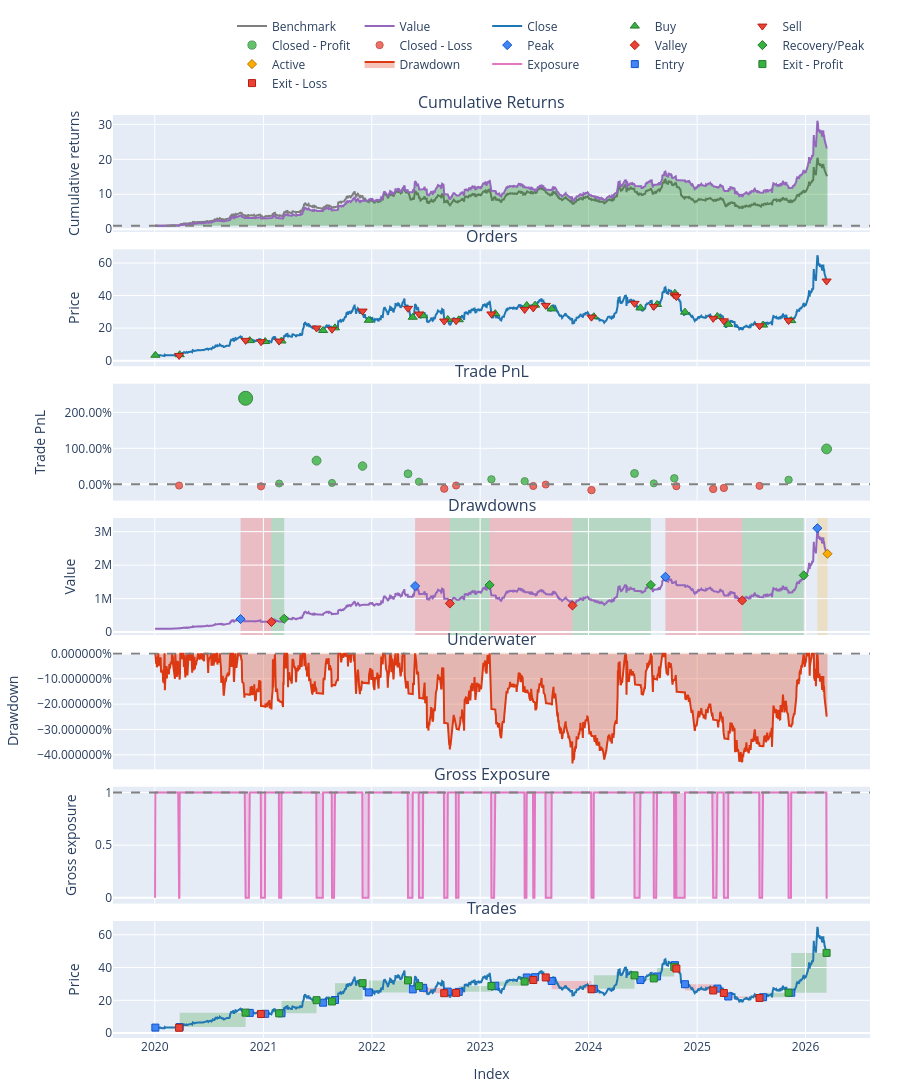

The cell this chart's notebook holds for it:
### Markdown cell above
## Analisi Trading System

### Code cell
# strategy = 'macd_bb'
# symbol = 'ACX.MC'
# symbol = 'UCG.MI'

# strategy = 'bb_trend_following'	
# symbol = 'LDO.MI'

# strategy = 'hma_atr'
# symbol = 'BNP.PA'

# strategy = 'ko_bb'
# symbol = 'ENI.MI'

# strategy = 'vol_regime'
# symbol = 'SAN.MC'


# strategy = 'macd_adx_sma'

# symbol = 'CLSK'

# strategy = 'macd_tp_williams'

# strategy = 'ichimoku_cloud'

# symbol = 'MARA'

# strategy = 'spy_2of3_switch'
# symbol = 'NQSE.DE'

# strategy = 'spy_ath_fastre'
# symbol = 'ENEL.MI'


# strategy = 'ko_bb'
# symbol = 'ENI.MI'


# strategy = 'bb_mean_reversion'
# symbol = 'RWE.DE'

# strategy='macd_bb'
# symbol='ACX.MC'

# strategy = 'ko_cci'
# symbol = 'AMAT'

# strategy = 'zscore_mr_momo'   # OK CAGR	23.37% Max Drawdown	32.72%
# strategy = 'qqq_ath_trail'    # OK CAGR	20.40% Max Drawdown	19.00%
# strategy = 'spy_2of3_switch'  # OK CAGR	20.95% Max Drawdown	27.56%
# symbol = 'QQQ'

# strategy = 'spy_black_swan'
# symbol = 'SPY'

# strategy = 'bb_trend_following'	
# strategy = 'stdch_momvol'	
# strategy = 'hma_atr'
# symbol = 'WFC'

# strategy = 'momentum_rank1d'	
# symbol = 'COF'

# strategy="qqq_ath_trail"  
# symbol="QQQ"

# wfo_results_dir = "./outpus/WFO_TDEV_RESULTS"

portfolio, bh_portfolio, wfo_results = load_ts(symbol=symbol,
        strategy=strategy,
         # ratio=ratio,                                      
        wfo_results_dir=wfo_results_dir)

### Figure 1 — Plotly figure (JSON) as saved in the notebook; plotly's stock layout.template omitted (floating-point values rounded to 4 significant figures; data arrays with more than 128 entries replaced by an {"elided": "..."} marker saying what was removed)
{"data": [{"legendgroup": "0", "line": {"color": "#7f7f7f"}, "name": "Benchmark", "showlegend": true, "type": "scatter", "uid": "d9fc54a6-a055-4237-877b-8d06c99c076a", "x": {"elided": "1558 str values"}, "xaxis": "x", "y": {"elided": "1558 float values"}, "yaxis": "y"}, {"hoverinfo": "skip", "legendgroup": "1", "line": {"color": "rgba(0, 0, 0, 0)", "width": 0}, "opacity": 0, "showlegend": false, "type": "scatter", "uid": "83053fd9-dd87-4442-8b7a-54e982e71dd9", "x": {"elided": "1558 str values"}, "xaxis": "x", "y": {"elided": "1558 int values"}, "yaxis": "y"}, {"connectgaps": false, "fill": "tonexty", "fillcolor": "rgba(0, 128, 0, 0.3)", "hoverinfo": "skip", "legendgroup": "1", "line": {"color": "rgba(0, 0, 0, 0)", "width": 0}, "opacity": 0, "showlegend": false, "type": "scatter", "uid": "f38494cf-312d-4fe6-aa38-bccc78c243b0", "x": {"elided": "1558 str values"}, "xaxis": "x", "y": {"elided": "1558 float values"}, "yaxis": "y"}, {"hoverinfo": "skip", "legendgroup": "1", "line": {"color": "rgba(0, 0, 0, 0)", "width": 0}, "opacity": 0, "showlegend": false, "type": "scatter", "uid": "b53c8423-cf3a-49be-ad95-9aaa8274ecb9", "x": {"elided": "1558 str values"}, "xaxis": "x", "y": {"elided": "1558 int values"}, "yaxis": "y"}, {"connectgaps": false, "fill": "tonexty", "fillcolor": "rgba(255, 0, 0, 0.3)", "hoverinfo": "skip", "legendgroup": "1", "line": {"color": "rgba(0, 0, 0, 0)", "width": 0}, "opacity": 0, "showlegend": false, "type": "scatter", "uid": "3532be78-c379-443c-a915-2fbd4e13c6c1", "x": {"elided": "1558 str values"}, "xaxis": "x", "y": {"elided": "1558 float values"}, "yaxis": "y"}, {"legendgroup": "2", "line": {"color": "#9467bd"}, "name": "Value", "showlegend": true, "type": "scatter", "uid": "a74f25e7-5d44-4c3c-b84e-6c23d72a18d6", "x": {"elided": "1558 str values"}, "xaxis": "x", "y": {"elided": "1558 float values"}, "yaxis": "y"}, {"hoverinfo": "skip", "legendgroup": "1", "line": {"color": "rgba(0, 0, 0, 0)", "width": 0}, "opacity": 0, "showlegend": false, "type": "scatter", "uid": "1c4e2b6b-08ce-4f64-abb5-4fe46381b266", "x": {"elided": "1558 str values"}, "xaxis": "x", "y": {"elided": "1558 int values"}, "yaxis": "y"}, {"legendgroup": "3", "line": {"color": "#1f77b4"}, "name": "Close", "showlegend": true, "type": "scatter", "uid": "7c9239ba-0386-4d53-ba8a-9c94b660a923", "x": {"elided": "1558 str values"}, "xaxis": "x2", "y": {"elided": "1558 float values"}, "yaxis": "y2"}, {"customdata": [[0, 29870.0, 99.9], [2, 26260.0, 96.49], [4, 26520.0, 326.9], [6, 26240.0, 308.5], [8, 26100.0, 315.5], [10, 28170.0, 522.6], [12, 26880.0, 542.4], [14, 32930.0, 817.3], [16, 39610.0, 1057.0], [18, 41030.0, 1133.0], [20, 39360.0, 996.7], [22, 38340.0, 964.1], [24, 37990.0, 1098.0], [26, 35160.0, 1192.0], [28, 33330.0, 1136.0], [30, 35520.0, 1129.0], [32, 35080.0, 947.6], [34, 38040.0, 1233.0], [36, 36660.0, 1266.0], [38, 35620.0, 1476.0], [40, 46940.0, 1399.0], [42, 44850.0, 1218.0], [44, 49050.0, 1095.0], [46, 47920.0, 1048.0], [48, 47860.0, 1178.0]], "hovertemplate": "Order Id: %{customdata[0]}<br>Timestamp: %{x}<br>Price: %{y}<br>Size: %{customdata[1]:.6f}<br>Fees: %{customdata[2]:.6f}", "legendgroup": "4", "marker": {"color": "#37B13F", "line": {"color": "rgb(38,123,44)", "width": 1}, "size": 8, "symbol": "triangle-up"}, "mode": "markers", "name": "Buy", "type": "scatter", "uid": "646b491e-c4c6-4951-bb1d-281e759e06e2", "x": ["2020-01-03T00:00:00", "2020-03-25T00:00:00", "2020-11-16T00:00:00", "2021-01-07T00:00:00", "2021-03-03T00:00:00", "2021-07-21T00:00:00", "2021-08-30T00:00:00", "2021-12-22T00:00:00", "2022-05-19T00:00:00", "2022-06-23T00:00:00", "2022-09-14T00:00:00", "2022-10-21T00:00:00", "2023-02-21T00:00:00", "2023-06-07T00:00:00", "2023-07-05T00:00:00", "2023-08-30T00:00:00", "2024-01-19T00:00:00", "2024-06-24T00:00:00", "2024-08-19T00:00:00", "2024-10-18T00:00:00", "2024-11-21T00:00:00", "2025-03-10T00:00:00", "2025-04-16T00:00:00", "2025-08-11T00:00:00", "2025-11-14T00:00:00"], "xaxis": "x2", "y": [3.345, 3.674, 12.33, 11.76, 12.09, 18.55, 20.18, 24.82, 26.68, 27.62, 25.32, 25.15, 28.9, 33.92, 34.1, 31.79, 27.01, 32.42, 34.53, 41.45, 29.81, 27.16, 22.33, 21.88, 24.62], "yaxis": "y2"}, {"customdata": [[1, 29870.0, 96.68], [3, 26260.0, 327.6], [5, 26520.0, 309.2], [7, 26240.0, 316.1], [9, 26100.0, 523.7], [11, 28170.0, 543.5], [13, 26880.0, 819.0], [15, 32930.0, 1059.0], [17, 39610.0, 1135.0], [19, 41030.0, 998.7], [21, 39360.0, 966.0], [23, 38340.0, 1100.0], [25, 37990.0, 1195.0], [27, 35160.0, 1139.0], [29, 33330.0, 1132.0], [31, 35520.0, 949.5], [33, 35080.0, 1236.0], [35, 38040.0, 1268.0], [37, 36660.0, 1479.0], [39, 35620.0, 1402.0], [41, 46940.0, 1221.0], [43, 44850.0, 1098.0], [45, 49050.0, 1050.0], [47, 47920.0, 1181.0], [49, 47860.0, 2341.0]], "hovertemplate": "Order Id: %{customdata[0]}<br>Timestamp: %{x}<br>Price: %{y}<br>Size: %{customdata[1]:.6f}<br>Fees: %{customdata[2]:.6f}", "legendgroup": "5", "marker": {"color": "#EA4335", "line": {"color": "rgb(181,31,18)", "width": 1}, "size": 8, "symbol": "triangle-down"}, "mode": "markers", "name": "Sell", "type": "scatter", "uid": "efbeb7cb-8acc-4f5d-979d-ab2607270eb2", "x": ["2020-03-23T00:00:00", "2020-11-02T00:00:00", "2020-12-24T00:00:00", "2021-02-23T00:00:00", "2021-06-29T00:00:00", "2021-08-20T00:00:00", "2021-12-01T00:00:00", "2022-05-03T00:00:00", "2022-06-09T00:00:00", "2022-09-02T00:00:00", "2022-10-12T00:00:00", "2023-02-08T00:00:00", "2023-05-31T00:00:00", "2023-06-29T00:00:00", "2023-08-10T00:00:00", "2024-01-11T00:00:00", "2024-06-04T00:00:00", "2024-08-08T00:00:00", "2024-10-16T00:00:00", "2024-10-23T00:00:00", "2025-02-24T00:00:00", "2025-04-01T00:00:00", "2025-07-30T00:00:00", "2025-11-05T00:00:00", "2026-03-13T00:00:00"], "xaxis": "x2", "y": [3.237, 12.47, 11.66, 12.05, 20.06, 19.29, 30.47, 32.15, 28.67, 24.34, 24.55, 28.69, 31.45, 32.39, 33.95, 26.73, 35.22, 33.35, 40.35, 39.37, 26.0, 24.47, 21.41, 24.64, 48.91], "yaxis": "y2"}, {"customdata": [[1, 1, 230700.0, 2.39], [3, 3, 6937.0, 0.02248], [4, 4, 207400.0, 0.6573], [5, 5, 19780.0, 0.03784], [6, 6, 275200.0, 0.5074], [7, 7, 239600.0, 0.2932], [8, 8, 76560.0, 0.07246], [11, 11, 134000.0, 0.1389], [12, 12, 94610.0, 0.08617], [16, 16, 285800.0, 0.3016], [17, 17, 32830.0, 0.02662], [18, 18, 210600.0, 0.1664], [23, 23, 130300.0, 0.1242], [24, 24, 1159000.0, 0.9836]], "hovertemplate": "Exit Trade Id: %{customdata[0]}<br>Position Id: %{customdata[1]}<br>Exit Timestamp: %{x}<br>PnL: %{customdata[2]:.6f}<br>Return: %{customdata[3]:.2%}", "legendgroup": "6", "marker": {"color": "#37B13F", "line": {"color": "rgb(38,123,44)", "width": 1}, "opacity": [0.9, 0.751, 0.791, 0.752, 0.7815, 0.7681, 0.7542, 0.7583, 0.755, 0.7686, 0.7513, 0.7601, 0.7574, 0.8115], "size": [14, 7.048, 8.911, 7.093, 8.471, 7.842, 7.194, 7.389, 7.235, 7.867, 7.06, 7.47, 7.346, 9.869], "symbol": "circle"}, "mode": "markers", "name": "Closed - Profit", "type": "scatter", "uid": "9da4773a-f4bf-411b-bf59-9d2d24438c0e", "x": ["2020-11-02T00:00:00", "2021-02-23T00:00:00", "2021-06-29T00:00:00", "2021-08-20T00:00:00", "2021-12-01T00:00:00", "2022-05-03T00:00:00", "2022-06-09T00:00:00", "2023-02-08T00:00:00", "2023-05-31T00:00:00", "2024-06-04T00:00:00", "2024-08-08T00:00:00", "2024-10-16T00:00:00", "2025-11-05T00:00:00", "2026-03-13T00:00:00"], "xaxis": "x3", "y": [2.39, 0.02248, 0.6573, 0.03784, 0.5074, 0.2932, 0.07246, 0.1389, 0.08617, 0.3016, 0.02662, 0.1664, 0.1242, 0.9836], "yaxis": "y3"}, {"customdata": [[0, 0, -3413.0, -0.03416], [2, 2, -18390.0, -0.05624], [9, 9, -136600.0, -0.1206], [10, 10, -32610.0, -0.03272], [13, 13, -56050.0, -0.047], [14, 14, -7150.0, -0.006292], [15, 15, -181900.0, -0.161], [19, 19, -77000.0, -0.05215], [20, 20, -181500.0, -0.1297], [21, 21, -122900.0, -0.1009], [22, 22, -47150.0, -0.04304]], "hovertemplate": "Exit Trade Id: %{customdata[0]}<br>Position Id: %{customdata[1]}<br>Exit Timestamp: %{x}<br>PnL: %{customdata[2]:.6f}<br>Return: %{customdata[3]:.2%}", "legendgroup": "7", "marker": {"color": "#EA4335", "line": {"color": "rgb(181,31,18)", "width": 1}, "opacity": [0.7518, 0.7531, 0.7572, 0.7517, 0.7526, 0.75, 0.7597, 0.7529, 0.7578, 0.7559, 0.7523], "size": [7.082, 7.147, 7.336, 7.078, 7.12, 7, 7.454, 7.135, 7.362, 7.278, 7.108], "symbol": "circle"}, "mode": "markers", "name": "Closed - Loss", "type": "scatter", "uid": "26e364c6-aef4-48d5-8be8-5e22034282c0", "x": ["2020-03-23T00:00:00", "2020-12-24T00:00:00", "2022-09-02T00:00:00", "2022-10-12T00:00:00", "2023-06-29T00:00:00", "2023-08-10T00:00:00", "2024-01-11T00:00:00", "2024-10-23T00:00:00", "2025-02-24T00:00:00", "2025-04-01T00:00:00", "2025-07-30T00:00:00"], "xaxis": "x3", "y": [-0.03416, -0.05624, -0.1206, -0.03272, -0.047, -0.006292, -0.161, -0.05215, -0.1297, -0.1009, -0.04304], "yaxis": "y3"}, {"legendgroup": "2", "line": {"color": "#9467bd"}, "name": "Value", "showlegend": false, "type": "scatter", "uid": "53a3f533-aad6-4338-baab-a658da72c687", "x": {"elided": "1558 str values"}, "xaxis": "x4", "y": {"elided": "1558 float values"}, "yaxis": "y4"}, {"customdata": [[29], [49], [53], [59]], "hovertemplate": "Drawdown Id: %{customdata[0]}<br>Peak Timestamp: %{x}<br>Peak Value: %{y}", "legendgroup": "8", "marker": {"color": "#4285F4", "line": {"color": "rgb(11,84,205)", "width": 1}, "size": 7, "symbol": "diamond"}, "mode": "markers", "name": "Peak", "type": "scatter", "uid": "c55cd6dc-d47a-409c-a81c-038935765bfe", "x": ["2020-10-16T00:00:00", "2022-05-27T00:00:00", "2024-09-16T00:00:00", "2026-02-10T00:00:00"], "xaxis": "x4", "y": [389900.0, 1376000.0, 1651000.0, 3100000.0], "yaxis": "y4"}, {"customdata": [["29", "-0.22063482157164035", "70 days 00:00:00"], ["49", "-0.37833672407277247", "79 days 00:00:00"], ["50", "-0.4339394666314892", "193 days 00:00:00"], ["53", "-0.42790108634488655", "177 days 00:00:00"]], "hovertemplate": "Drawdown Id: %{customdata[0]}<br>Valley Timestamp: %{x}<br>Valley Value: %{y}<br>Drawdown: %{customdata[1]:.2%}<br>Duration: %{customdata[2]}", "legendgroup": "9", "marker": {"color": "#EA4335", "line": {"color": "rgb(181,31,18)", "width": 1}, "size": 7, "symbol": "diamond"}, "mode": "markers", "name": "Valley", "type": "scatter", "uid": "8acf139b-5118-4054-b58d-74bf269d4e94", "x": ["2021-01-28T00:00:00", "2022-09-21T00:00:00", "2023-11-08T00:00:00", "2025-06-02T00:00:00"], "xaxis": "x4", "y": [303900.0, 855300.0, 796700.0, 944700.0], "yaxis": "y4"}, {"customdata": [["29", "0.3135237366765746", "30 days 00:00:00"], ["49", "0.645569176990006", "92 days 00:00:00"], ["50", "0.7682252360267817", "179 days 00:00:00"], ["53", "0.7925070645150729", "144 days 00:00:00"]], "hovertemplate": "Drawdown Id: %{customdata[0]}<br>End Timestamp: %{x}<br>End Value: %{y}<br>Return: %{customdata[1]:.2%}<br>Duration: %{customdata[2]}", "legendgroup": "10", "marker": {"color": "#37B13F", "line": {"color": "rgb(38,123,44)", "width": 1}, "size": 7, "symbol": "diamond"}, "mode": "markers", "name": "Recovery/Peak", "type": "scatter", "uid": "6a52b9ee-fdb2-42df-b541-196d42b61ac6", "x": ["2021-03-12T00:00:00", "2023-02-02T00:00:00", "2024-07-29T00:00:00", "2025-12-26T00:00:00"], "xaxis": "x4", "y": [399100.0, 1407000.0, 1409000.0, 1693000.0], "yaxis": "y4"}, {"customdata": [["59", "-0.2456891402733764", "23 days 00:00:00"]], "hovertemplate": "Drawdown Id: %{customdata[0]}<br>End Timestamp: %{x}<br>End Value: %{y}<br>Return: %{customdata[1]:.2%}<br>Duration: %{customdata[2]}", "legendgroup": "11", "marker": {"color": "#FFAA00", "line": {"color": "rgb(178,118,0)", "width": 1}, "size": 7, "symbol": "diamond"}, "mode": "markers", "name": "Active", "type": "scatter", "uid": "a77f30c9-c473-4569-9a23-8634ec1aaedb", "x": ["2026-03-16T00:00:00"], "xaxis": "x4", "y": [2339000.0], "yaxis": "y4"}, {"fill": "tozeroy", "fillcolor": "rgba(220,57,18,0.3000)", "legendgroup": "12", "line": {"color": "#dc3912"}, "name": "Drawdown", "showlegend": true, "type": "scatter", "uid": "9484fcbd-26e8-4117-9f4d-3f3cfb9a4eb8", "x": {"elided": "1558 str values"}, "xaxis": "x5", "y": {"elided": "1558 float values"}, "yaxis": "y5"}, {"hoverinfo": "skip", "legendgroup": "1", "line": {"color": "rgba(0, 0, 0, 0)", "width": 0}, "opacity": 0, "showlegend": false, "type": "scatter", "uid": "1a3ecdf1-0afb-4a04-9308-080516169756", "x": {"elided": "1558 str values"}, "xaxis": "x6", "y": {"elided": "1558 int values"}, "yaxis": "y6"}, {"connectgaps": false, "fill": "tonexty", "fillcolor": "rgba(227,119,194,0.3000)", "hoverinfo": "skip", "legendgroup": "1", "line": {"color": "rgba(0, 0, 0, 0)", "width": 0}, "opacity": 0, "showlegend": false, "type": "scatter", "uid": "33326cfd-2d76-403e-92b2-5e90260a453a", "x": {"elided": "1558 str values"}, "xaxis": "x6", "y": {"elided": "1558 int values"}, "yaxis": "y6"}, {"legendgroup": "13", "line": {"color": "#e377c2"}, "name": "Exposure", "showlegend": true, "type": "scatter", "uid": "4ace7f5e-05e9-4d55-a636-e0f4a3b9a51b", "x": {"elided": "1558 str values"}, "xaxis": "x6", "y": {"elided": "1558 int values"}, "yaxis": "y6"}, {"hoverinfo": "skip", "legendgroup": "1", "line": {"color": "rgba(0, 0, 0, 0)", "width": 0}, "opacity": 0, "showlegend": false, "type": "scatter", "uid": "497008b3-b3d7-471b-94de-41a3da121770", "x": {"elided": "1558 str values"}, "xaxis": "x6", "y": {"elided": "1558 int values"}, "yaxis": "y6"}, {"legendgroup": "3", "line": {"color": "#1f77b4"}, "name": "Close", "showlegend": false, "type": "scatter", "uid": "5e597ab2-16d5-4ea7-a699-1ae2a6dcb1c1", "x": {"elided": "1558 str values"}, "xaxis": "x7", "y": {"elided": "1558 float values"}, "yaxis": "y7"}, {"customdata": [[0, 0, 29870.0, 99.9, "Long"], [1, 1, 26260.0, 96.49, "Long"], [2, 2, 26520.0, 326.9, "Long"], [3, 3, 26240.0, 308.5, "Long"], [4, 4, 26100.0, 315.5, "Long"], [5, 5, 28170.0, 522.6, "Long"], [6, 6, 26880.0, 542.4, "Long"], [7, 7, 32930.0, 817.3, "Long"], [8, 8, 39610.0, 1057.0, "Long"], [9, 9, 41030.0, 1133.0, "Long"], [10, 10, 39360.0, 996.7, "Long"], [11, 11, 38340.0, 964.1, "Long"], [12, 12, 37990.0, 1098.0, "Long"], [13, 13, 35160.0, 1192.0, "Long"], [14, 14, 33330.0, 1136.0, "Long"], [15, 15, 35520.0, 1129.0, "Long"], [16, 16, 35080.0, 947.6, "Long"], [17, 17, 38040.0, 1233.0, "Long"], [18, 18, 36660.0, 1266.0, "Long"], [19, 19, 35620.0, 1476.0, "Long"], [20, 20, 46940.0, 1399.0, "Long"], [21, 21, 44850.0, 1218.0, "Long"], [22, 22, 49050.0, 1095.0, "Long"], [23, 23, 47920.0, 1048.0, "Long"], [24, 24, 47860.0, 1178.0, "Long"]], "hovertemplate": "Exit Trade Id: %{customdata[0]}<br>Position Id: %{customdata[1]}<br>Size: %{customdata[2]:.6f}<br>Entry Timestamp: %{x}<br>Avg Entry Price: %{y}<br>Entry Fees: %{customdata[3]:.6f}<br>Direction: %{customdata[4]}", "legendgroup": "14", "marker": {"color": "#4285F4", "line": {"color": "rgb(11,84,205)", "width": 1}, "size": 7, "symbol": "square"}, "mode": "markers", "name": "Entry", "type": "scatter", "uid": "a7d1483e-cb76-4694-b87b-5d107ffd02da", "x": ["2020-01-03T00:00:00", "2020-03-25T00:00:00", "2020-11-16T00:00:00", "2021-01-07T00:00:00", "2021-03-03T00:00:00", "2021-07-21T00:00:00", "2021-08-30T00:00:00", "2021-12-22T00:00:00", "2022-05-19T00:00:00", "2022-06-23T00:00:00", "2022-09-14T00:00:00", "2022-10-21T00:00:00", "2023-02-21T00:00:00", "2023-06-07T00:00:00", "2023-07-05T00:00:00", "2023-08-30T00:00:00", "2024-01-19T00:00:00", "2024-06-24T00:00:00", "2024-08-19T00:00:00", "2024-10-18T00:00:00", "2024-11-21T00:00:00", "2025-03-10T00:00:00", "2025-04-16T00:00:00", "2025-08-11T00:00:00", "2025-11-14T00:00:00"], "xaxis": "x7", "y": [3.345, 3.674, 12.33, 11.76, 12.09, 18.55, 20.18, 24.82, 26.68, 27.62, 25.32, 25.15, 28.9, 33.92, 34.1, 31.79, 27.01, 32.42, 34.53, 41.45, 29.81, 27.16, 22.33, 21.88, 24.62], "yaxis": "y7"}, {"customdata": [[1, 1, 26260.0, 327.6, 230700.0, 2.39, "Long", "154 days 00:00:00"], [3, 3, 26240.0, 316.1, 6937.0, 0.02248, "Long", "31 days 00:00:00"], [4, 4, 26100.0, 523.7, 207400.0, 0.6573, "Long", "82 days 00:00:00"], [5, 5, 28170.0, 543.5, 19780.0, 0.03784, "Long", "22 days 00:00:00"], [6, 6, 26880.0, 819.0, 275200.0, 0.5074, "Long", "65 days 00:00:00"], [7, 7, 32930.0, 1059.0, 239600.0, 0.2932, "Long", "90 days 00:00:00"], [8, 8, 39610.0, 1135.0, 76560.0, 0.07246, "Long", "14 days 00:00:00"], [11, 11, 38340.0, 1100.0, 134000.0, 0.1389, "Long", "74 days 00:00:00"], [12, 12, 37990.0, 1195.0, 94610.0, 0.08617, "Long", "69 days 00:00:00"], [16, 16, 35080.0, 1236.0, 285800.0, 0.3016, "Long", "94 days 00:00:00"], [17, 17, 38040.0, 1268.0, 32830.0, 0.02662, "Long", "32 days 00:00:00"], [18, 18, 36660.0, 1479.0, 210600.0, 0.1664, "Long", "41 days 00:00:00"], [23, 23, 47920.0, 1181.0, 130300.0, 0.1242, "Long", "61 days 00:00:00"], [24, 24, 47860.0, 2341.0, 1159000.0, 0.9836, "Long", "80 days 00:00:00"]], "hovertemplate": "Exit Trade Id: %{customdata[0]}<br>Position Id: %{customdata[1]}<br>Size: %{customdata[2]:.6f}<br>Exit Timestamp: %{x}<br>Avg Exit Price: %{y}<br>Exit Fees: %{customdata[3]:.6f}<br>PnL: %{customdata[4]:.6f}<br>Return: %{customdata[5]:.2%}<br>Direction: %{customdata[6]}<br>Duration: %{customdata[7]}", "legendgroup": "15", "marker": {"color": "#37B13F", "line": {"color": "rgb(38,123,44)", "width": 1}, "size": 7, "symbol": "square"}, "mode": "markers", "name": "Exit - Profit", "type": "scatter", "uid": "ae54fabf-bdf5-41c4-99f1-a5c8967abfbd", "x": ["2020-11-02T00:00:00", "2021-02-23T00:00:00", "2021-06-29T00:00:00", "2021-08-20T00:00:00", "2021-12-01T00:00:00", "2022-05-03T00:00:00", "2022-06-09T00:00:00", "2023-02-08T00:00:00", "2023-05-31T00:00:00", "2024-06-04T00:00:00", "2024-08-08T00:00:00", "2024-10-16T00:00:00", "2025-11-05T00:00:00", "2026-03-13T00:00:00"], "xaxis": "x7", "y": [12.47, 12.05, 20.06, 19.29, 30.47, 32.15, 28.67, 28.69, 31.45, 35.22, 33.35, 40.35, 24.64, 48.91], "yaxis": "y7"}, {"customdata": [[0, 0, 29870.0, 96.68, -3413.0, -0.03416, "Long", "54 days 00:00:00"], [2, 2, 26520.0, 309.2, -18390.0, -0.05624, "Long", "27 days 00:00:00"], [9, 9, 41030.0, 998.7, -136600.0, -0.1206, "Long", "50 days 00:00:00"], [10, 10, 39360.0, 966.0, -32610.0, -0.03272, "Long", "20 days 00:00:00"], [13, 13, 35160.0, 1139.0, -56050.0, -0.047, "Long", "15 days 00:00:00"], [14, 14, 33330.0, 1132.0, -7150.0, -0.006292, "Long", "26 days 00:00:00"], [15, 15, 35520.0, 949.5, -181900.0, -0.161, "Long", "92 days 00:00:00"], [19, 19, 35620.0, 1402.0, -77000.0, -0.05215, "Long", "3 days 00:00:00"], [20, 20, 46940.0, 1221.0, -181500.0, -0.1297, "Long", "61 days 00:00:00"], [21, 21, 44850.0, 1098.0, -122900.0, -0.1009, "Long", "16 days 00:00:00"], [22, 22, 49050.0, 1050.0, -47150.0, -0.04304, "Long", "71 days 00:00:00"]], "hovertemplate": "Exit Trade Id: %{customdata[0]}<br>Position Id: %{customdata[1]}<br>Size: %{customdata[2]:.6f}<br>Exit Timestamp: %{x}<br>Avg Exit Price: %{y}<br>Exit Fees: %{customdata[3]:.6f}<br>PnL: %{customdata[4]:.6f}<br>Return: %{customdata[5]:.2%}<br>Direction: %{customdata[6]}<br>Duration: %{customdata[7]}", "legendgroup": "16", "marker": {"color": "#EA4335", "line": {"color": "rgb(181,31,18)", "width": 1}, "size": 7, "symbol": "square"}, "mode": "markers", "name": "Exit - Loss", "type": "scatter", "uid": "5a40cfd7-cc36-4502-830e-4fb0d7892829", "x": ["2020-03-23T00:00:00", "2020-12-24T00:00:00", "2022-09-02T00:00:00", "2022-10-12T00:00:00", "2023-06-29T00:00:00", "2023-08-10T00:00:00", "2024-01-11T00:00:00", "2024-10-23T00:00:00", "2025-02-24T00:00:00", "2025-04-01T00:00:00", "2025-07-30T00:00:00"], "xaxis": "x7", "y": [3.237, 11.66, 24.34, 24.55, 32.39, 33.95, 26.73, 39.37, 26.0, 24.47, 21.41], "yaxis": "y7"}], "layout": {"annotations": [{"font": {"size": 16}, "showarrow": false, "text": "Cumulative Returns", "x": 0.5, "xanchor": "center", "xref": "paper", "y": 1, "yanchor": "bottom", "yref": "paper"}, {"font": {"size": 16}, "showarrow": false, "text": "Orders", "x": 0.5, "xanchor": "center", "xref": "paper", "y": 0.8544, "yanchor": "bottom", "yref": "paper"}, {"font": {"size": 16}, "showarrow": false, "text": "Trade PnL", "x": 0.5, "xanchor": "center", "xref": "paper", "y": 0.7089, "yanchor": "bottom", "yref": "paper"}, {"font": {"size": 16}, "showarrow": false, "text": "Drawdowns", "x": 0.5, "xanchor": "center", "xref": "paper", "y": 0.5633, "yanchor": "bottom", "yref": "paper"}, {"font": {"size": 16}, "showarrow": false, "text": "Underwater", "x": 0.5, "xanchor": "center", "xref": "paper", "y": 0.4178, "yanchor": "bottom", "yref": "paper"}, {"font": {"size": 16}, "showarrow": false, "text": "Gross Exposure", "x": 0.5, "xanchor": "center", "xref": "paper", "y": 0.2722, "yanchor": "bottom", "yref": "paper"}, {"font": {"size": 16}, "showarrow": false, "text": "Trades", "x": 0.5, "xanchor": "center", "xref": "paper", "y": 0.1267, "yanchor": "bottom", "yref": "paper"}], "height": 2120, "legend": {"orientation": "h", "traceorder": "normal", "x": 1, "xanchor": "right", "y": 1.019, "yanchor": "bottom"}, "margin": {"b": 30, "l": 30, "r": 30, "t": 30}, "shapes": [{"line": {"color": "gray", "dash": "dash"}, "type": "line", "x0": 0, "x1": 1, "xref": "paper", "y0": 1, "y1": 1, "yref": "y"}, {"line": {"color": "gray", "dash": "dash"}, "type": "line", "x0": 0, "x1": 1, "xref": "paper", "y0": 0, "y1": 0, "yref": "y3"}, {"fillcolor": "red", "layer": "below", "line": {"width": 0}, "opacity": 0.2, "type": "rect", "x0": "2020-10-16T00:00:00", "x1": "2021-01-28T00:00:00", "xref": "x4", "y0": 0.4367, "y1": 0.5633, "yref": "paper"}, {"fillcolor": "red", "layer": "below", "line": {"width": 0}, "opacity": 0.2, "type": "rect", "x0": "2022-05-27T00:00:00", "x1": "2022-09-21T00:00:00", "xref": "x4", "y0": 0.4367, "y1": 0.5633, "yref": "paper"}, {"fillcolor": "red", "layer": "below", "line": {"width": 0}, "opacity": 0.2, "type": "rect", "x0": "2023-02-02T00:00:00", "x1": "2023-11-08T00:00:00", "xref": "x4", "y0": 0.4367, "y1": 0.5633, "yref": "paper"}, {"fillcolor": "red", "layer": "below", "line": {"width": 0}, "opacity": 0.2, "type": "rect", "x0": "2024-09-16T00:00:00", "x1": "2025-06-02T00:00:00", "xref": "x4", "y0": 0.4367, "y1": 0.5633, "yref": "paper"}, {"fillcolor": "green", "layer": "below", "line": {"width": 0}, "opacity": 0.2, "type": "rect", "x0": "2021-01-28T00:00:00", "x1": "2021-03-12T00:00:00", "xref": "x4", "y0": 0.4367, "y1": 0.5633, "yref": "paper"}, {"fillcolor": "green", "layer": "below", "line": {"width": 0}, "opacity": 0.2, "type": "rect", "x0": "2022-09-21T00:00:00", "x1": "2023-02-02T00:00:00", "xref": "x4", "y0": 0.4367, "y1": 0.5633, "yref": "paper"}, {"fillcolor": "green", "layer": "below", "line": {"width": 0}, "opacity": 0.2, "type": "rect", "x0": "2023-11-08T00:00:00", "x1": "2024-07-29T00:00:00", "xref": "x4", "y0": 0.4367, "y1": 0.5633, "yref": "paper"}, {"fillcolor": "green", "layer": "below", "line": {"width": 0}, "opacity": 0.2, "type": "rect", "x0": "2025-06-02T00:00:00", "x1": "2025-12-26T00:00:00", "xref": "x4", "y0": 0.4367, "y1": 0.5633, "yref": "paper"}, {"fillcolor": "orange", "layer": "below", "line": {"width": 0}, "opacity": 0.2, "type": "rect", "x0": "2026-02-10T00:00:00", "x1": "2026-03-16T00:00:00", "xref": "x4", "y0": 0.4367, "y1": 0.5633, "yref": "paper"}, {"line": {"color": "gray", "dash": "dash"}, "type": "line", "x0": 0, "x1": 1, "xref": "paper", "y0": 0, "y1": 0, "yref": "y5"}, {"line": {"color": "gray", "dash": "dash"}, "type": "line", "x0": 0, "x1": 1, "xref": "paper", "y0": 1, "y1": 1, "yref": "y6"}, {"fillcolor": "green", "layer": "below", "line": {"width": 0}, "opacity": 0.2, "type": "rect", "x0": "2020-03-25T00:00:00", "x1": "2020-11-02T00:00:00", "xref": "x7", "y0": 3.674, "y1": 12.47, "yref": "y7"}, {"fillcolor": "green", "layer": "below", "line": {"width": 0}, "opacity": 0.2, "type": "rect", "x0": "2021-01-07T00:00:00", "x1": "2021-02-23T00:00:00", "xref": "x7", "y0": 11.76, "y1": 12.05, "yref": "y7"}, {"fillcolor": "green", "layer": "below", "line": {"width": 0}, "opacity": 0.2, "type": "rect", "x0": "2021-03-03T00:00:00", "x1": "2021-06-29T00:00:00", "xref": "x7", "y0": 12.09, "y1": 20.06, "yref": "y7"}, {"fillcolor": "green", "layer": "below", "line": {"width": 0}, "opacity": 0.2, "type": "rect", "x0": "2021-07-21T00:00:00", "x1": "2021-08-20T00:00:00", "xref": "x7", "y0": 18.55, "y1": 19.29, "yref": "y7"}, {"fillcolor": "green", "layer": "below", "line": {"width": 0}, "opacity": 0.2, "type": "rect", "x0": "2021-08-30T00:00:00", "x1": "2021-12-01T00:00:00", "xref": "x7", "y0": 20.18, "y1": 30.47, "yref": "y7"}, {"fillcolor": "green", "layer": "below", "line": {"width": 0}, "opacity": 0.2, "type": "rect", "x0": "2021-12-22T00:00:00", "x1": "2022-05-03T00:00:00", "xref": "x7", "y0": 24.82, "y1": 32.15, "yref": "y7"}, {"fillcolor": "green", "layer": "below", "line": {"width": 0}, "opacity": 0.2, "type": "rect", "x0": "2022-05-19T00:00:00", "x1": "2022-06-09T00:00:00", "xref": "x7", "y0": 26.68, "y1": 28.67, "yref": "y7"}, {"fillcolor": "green", "layer": "below", "line": {"width": 0}, "opacity": 0.2, "type": "rect", "x0": "2022-10-21T00:00:00", "x1": "2023-02-08T00:00:00", "xref": "x7", "y0": 25.15, "y1": 28.69, "yref": "y7"}, {"fillcolor": "green", "layer": "below", "line": {"width": 0}, "opacity": 0.2, "type": "rect", "x0": "2023-02-21T00:00:00", "x1": "2023-05-31T00:00:00", "xref": "x7", "y0": 28.9, "y1": 31.45, "yref": "y7"}, {"fillcolor": "green", "layer": "below", "line": {"width": 0}, "opacity": 0.2, "type": "rect", "x0": "2024-01-19T00:00:00", "x1": "2024-06-04T00:00:00", "xref": "x7", "y0": 27.01, "y1": 35.22, "yref": "y7"}, {"fillcolor": "green", "layer": "below", "line": {"width": 0}, "opacity": 0.2, "type": "rect", "x0": "2024-06-24T00:00:00", "x1": "2024-08-08T00:00:00", "xref": "x7", "y0": 32.42, "y1": 33.35, "yref": "y7"}, {"fillcolor": "green", "layer": "below", "line": {"width": 0}, "opacity": 0.2, "type": "rect", "x0": "2024-08-19T00:00:00", "x1": "2024-10-16T00:00:00", "xref": "x7", "y0": 34.53, "y1": 40.35, "yref": "y7"}, {"fillcolor": "green", "layer": "below", "line": {"width": 0}, "opacity": 0.2, "type": "rect", "x0": "2025-08-11T00:00:00", "x1": "2025-11-05T00:00:00", "xref": "x7", "y0": 21.88, "y1": 24.64, "yref": "y7"}, {"fillcolor": "green", "layer": "below", "line": {"width": 0}, "opacity": 0.2, "type": "rect", "x0": "2025-11-14T00:00:00", "x1": "2026-03-13T00:00:00", "xref": "x7", "y0": 24.62, "y1": 48.91, "yref": "y7"}, {"fillcolor": "red", "layer": "below", "line": {"width": 0}, "opacity": 0.2, "type": "rect", "x0": "2020-01-03T00:00:00", "x1": "2020-03-23T00:00:00", "xref": "x7", "y0": 3.345, "y1": 3.237, "yref": "y7"}, {"fillcolor": "red", "layer": "below", "line": {"width": 0}, "opacity": 0.2, "type": "rect", "x0": "2020-11-16T00:00:00", "x1": "2020-12-24T00:00:00", "xref": "x7", "y0": 12.33, "y1": 11.66, "yref": "y7"}, {"fillcolor": "red", "layer": "below", "line": {"width": 0}, "opacity": 0.2, "type": "rect", "x0": "2022-06-23T00:00:00", "x1": "2022-09-02T00:00:00", "xref": "x7", "y0": 27.62, "y1": 24.34, "yref": "y7"}, {"fillcolor": "red", "layer": "below", "line": {"width": 0}, "opacity": 0.2, "type": "rect", "x0": "2022-09-14T00:00:00", "x1": "2022-10-12T00:00:00", "xref": "x7", "y0": 25.32, "y1": 24.55, "yref": "y7"}, {"fillcolor": "red", "layer": "below", "line": {"width": 0}, "opacity": 0.2, "type": "rect", "x0": "2023-06-07T00:00:00", "x1": "2023-06-29T00:00:00", "xref": "x7", "y0": 33.92, "y1": 32.39, "yref": "y7"}, {"fillcolor": "red", "layer": "below", "line": {"width": 0}, "opacity": 0.2, "type": "rect", "x0": "2023-07-05T00:00:00", "x1": "2023-08-10T00:00:00", "xref": "x7", "y0": 34.1, "y1": 33.95, "yref": "y7"}, {"fillcolor": "red", "layer": "below", "line": {"width": 0}, "opacity": 0.2, "type": "rect", "x0": "2023-08-30T00:00:00", "x1": "2024-01-11T00:00:00", "xref": "x7", "y0": 31.79, "y1": 26.73, "yref": "y7"}, {"fillcolor": "red", "layer": "below", "line": {"width": 0}, "opacity": 0.2, "type": "rect", "x0": "2024-10-18T00:00:00", "x1": "2024-10-23T00:00:00", "xref": "x7", "y0": 41.45, "y1": 39.37, "yref": "y7"}, {"fillcolor": "red", "layer": "below", "line": {"width": 0}, "opacity": 0.2, "type": "rect", "x0": "2024-11-21T00:00:00", "x1": "2025-02-24T00:00:00", "xref": "x7", "y0": 29.81, "y1": 26.0, "yref": "y7"}, {"fillcolor": "red", "layer": "below", "line": {"width": 0}, "opacity": 0.2, "type": "rect", "x0": "2025-03-10T00:00:00", "x1": "2025-04-01T00:00:00", "xref": "x7", "y0": 27.16, "y1": 24.47, "yref": "y7"}, {"fillcolor": "red", "layer": "below", "line": {"width": 0}, "opacity": 0.2, "type": "rect", "x0": "2025-04-16T00:00:00", "x1": "2025-07-30T00:00:00", "xref": "x7", "y0": 22.33, "y1": 21.41, "yref": "y7"}], "showlegend": true, "width": 900, "xaxis": {"anchor": "y", "domain": [0, 1], "matches": "x7", "showticklabels": false}, "xaxis2": {"anchor": "y2", "domain": [0, 1], "matches": "x7", "showticklabels": false}, "xaxis3": {"anchor": "y3", "domain": [0, 1], "matches": "x7", "showticklabels": false}, "xaxis4": {"anchor": "y4", "domain": [0, 1], "matches": "x7", "showticklabels": false}, "xaxis5": {"anchor": "y5", "domain": [0, 1], "matches": "x7", "showticklabels": false}, "xaxis6": {"anchor": "y6", "domain": [0, 1], "matches": "x7", "showticklabels": false}, "xaxis7": {"anchor": "y7", "domain": [0, 1], "title": {"text": "Index"}}, "yaxis": {"anchor": "x", "domain": [0.8733, 1], "title": {"text": "Cumulative returns"}}, "yaxis2": {"anchor": "x2", "domain": [0.7278, 0.8544], "title": {"text": "Price"}}, "yaxis3": {"anchor": "x3", "domain": [0.5822, 0.7089], "tickformat": ".2%", "title": {"text": "Trade PnL"}}, "yaxis4": {"anchor": "x4", "domain": [0.4367, 0.5633], "title": {"text": "Value"}}, "yaxis5": {"anchor": "x5", "domain": [0.2911, 0.4178], "tickformat": "%", "title": {"text": "Drawdown"}}, "yaxis6": {"anchor": "x6", "domain": [0.1456, 0.2722], "title": {"text": "Gross exposure"}}, "yaxis7": {"anchor": "x7", "domain": [0, 0.1267], "title": {"text": "Price"}}}}
